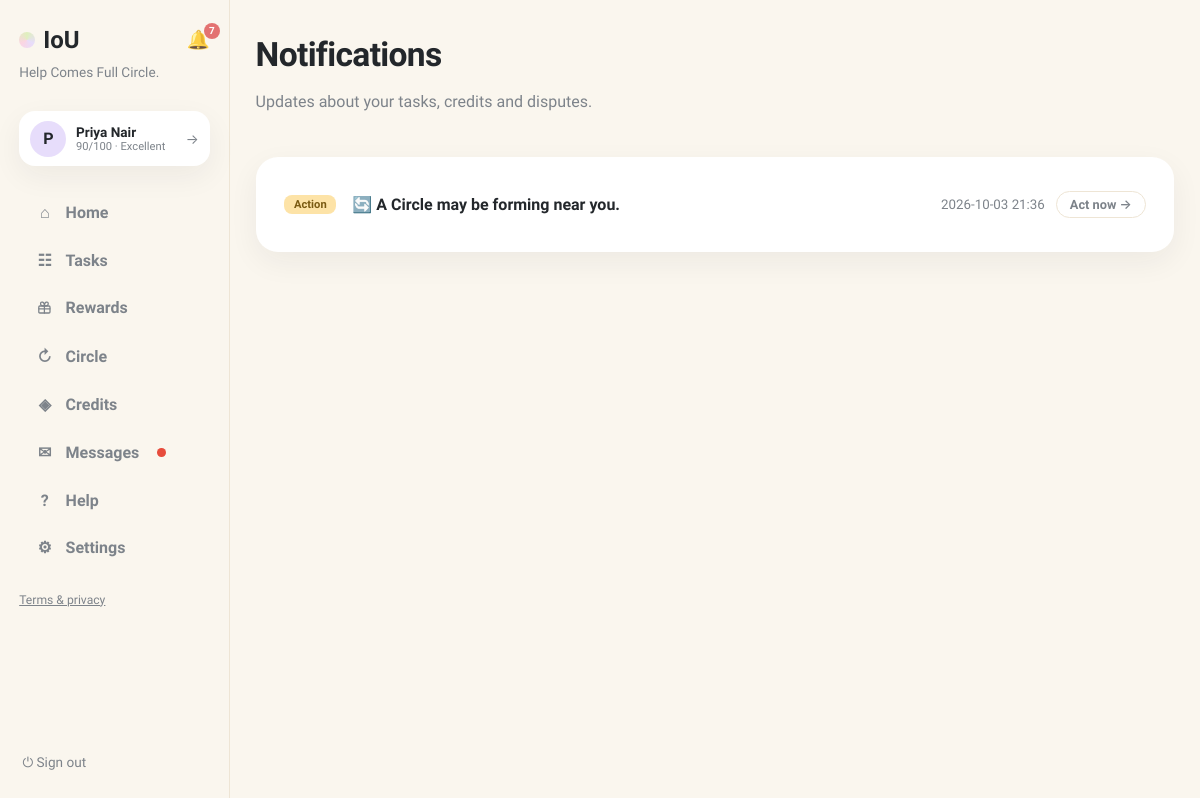
The page /notifications (signed in) on the database as committed earlier.
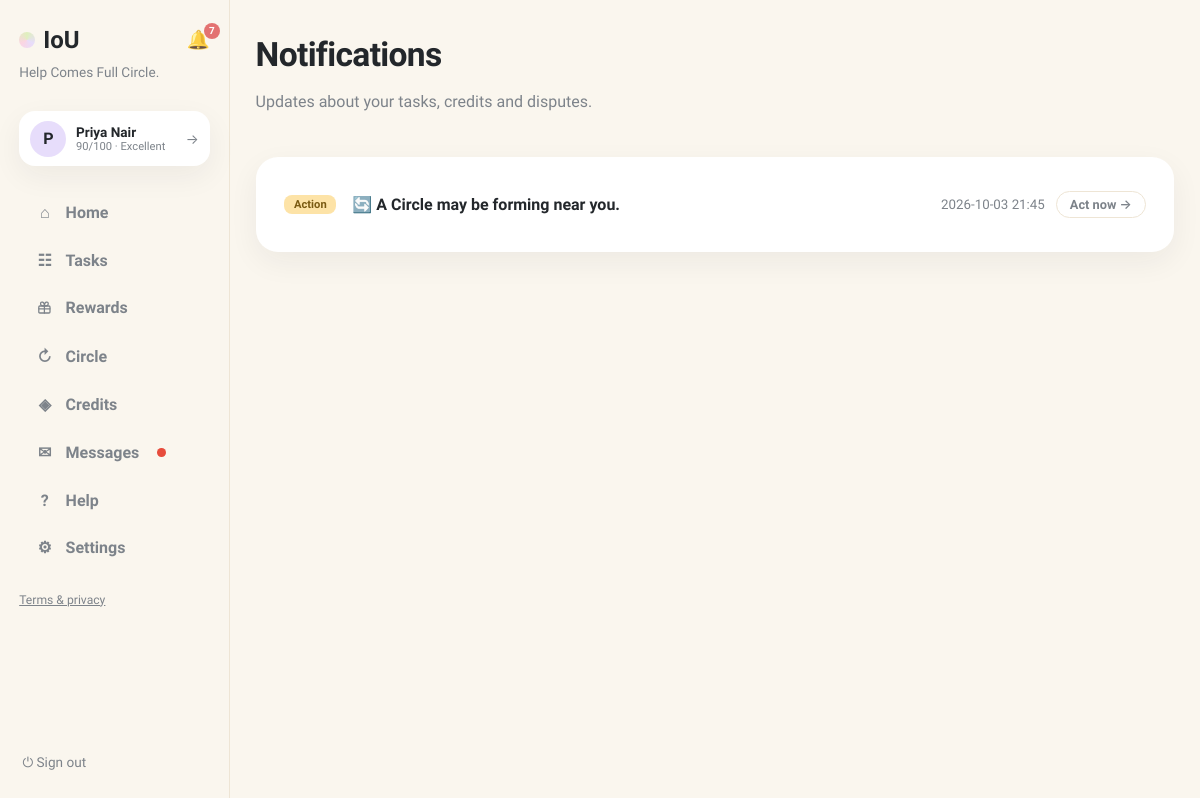
The same page on the database as committed later.
### tables this page shows
CREATE TABLE notifications (
                id INTEGER PRIMARY KEY, user_id INTEGER NOT NULL,
                body TEXT NOT NULL, link TEXT NOT NULL DEFAULT '/',
                is_read INTEGER NOT NULL DEFAULT 0, kind TEXT NOT NULL DEFAULT 'info',
                created_at TEXT NOT NULL,
                FOREIGN KEY(user_id) REFERENCES users(id)
            );

### app.py (the view)
@app.get("/notifications", response_class=HTMLResponse)
def notifications_page(request: Request, tab: str = "system"):
    user = current_user(request)
    if not user:
        return RedirectResponse("/login", status_code=303)
    with db() as connection:
        notifs = connection.execute(
            "SELECT * FROM notifications WHERE user_id=? ORDER BY created_at DESC LIMIT 50",
            (user["id"],)).fetchall()
        threads = connection.execute(
            """SELECT r.id, r.title, r.status, r.requester_id, r.provider_id,
                      ru.name requester_name, pu.name provider_name,
                      (SELECT body FROM messages WHERE request_id=r.id ORDER BY id DESC LIMIT 1) last_body,
                      (SELECT created_at FROM messages WHERE request_id=r.id ORDER BY id DESC LIMIT 1) last_at
               FROM requests r
               JOIN users ru ON ru.id=r.requester_id
               LEFT JOIN users pu ON pu.id=r.provider_id
               WHERE (r.requester_id=? OR r.provider_id=?
                      OR EXISTS (SELECT 1 FROM request_participants rp
                                 WHERE rp.request_id=r.id AND rp.user_id=?))
                 AND EXISTS (SELECT 1 FROM messages WHERE request_id=r.id)
               ORDER BY last_at DESC""",
            (user["id"], user["id"], user["id"])).fetchall()
    return render(request, "notifications.html", page="notifications",
                  notifs=notifs, threads=threads, tab=tab)

### templates/notifications.html (shortened to what this page needs)
{% extends "base.html" %}
{% block content %}
<header class="page-head">
  <div>
    <h1>Notifications</h1>
    <p class="muted">Updates about your tasks, credits and disputes.</p>
  </div>
</header>
<div class="card notif-card">
  {% for n in notifs %}
  <div class="notif-row {% if not n.is_read %}unread{% endif %}">
    <span class="notif-kind k-{{ n.kind or 'info' }}">{% if (n.kind or 'info') == 'action' %}Action{% elif n.kind == 'success' %}Done{% else %}Info{% endif %}</span>
    <div class="notif-body"><b>{{ n.body }}</b></div>
    <div class="notif-side">
      <small class="muted">{{ n.created_at[:16].replace('T',' ') }}</small>
      {% if n.link and (n.kind or 'info') == 'action' %}<a class="btn-ghost btn-sm" href="/notifications/{{ n.id }}/go">Act now →</a>{% elif n.link %}<a class="btn-ghost btn-sm" href="/notifications/{{ n.id }}/go">View →</a>{% endif %}
    </div>
  </div>
  {% else %}<p class="empty">No notifications yet.</p>{% endfor %}
</div>
{% endblock %}

Rows that differ between the two databases and show on the page:
changed notifications "🔄 A Circle may be forming near you.": created_at "2026-10-03 21:36" → "2026-10-03 21:45"
